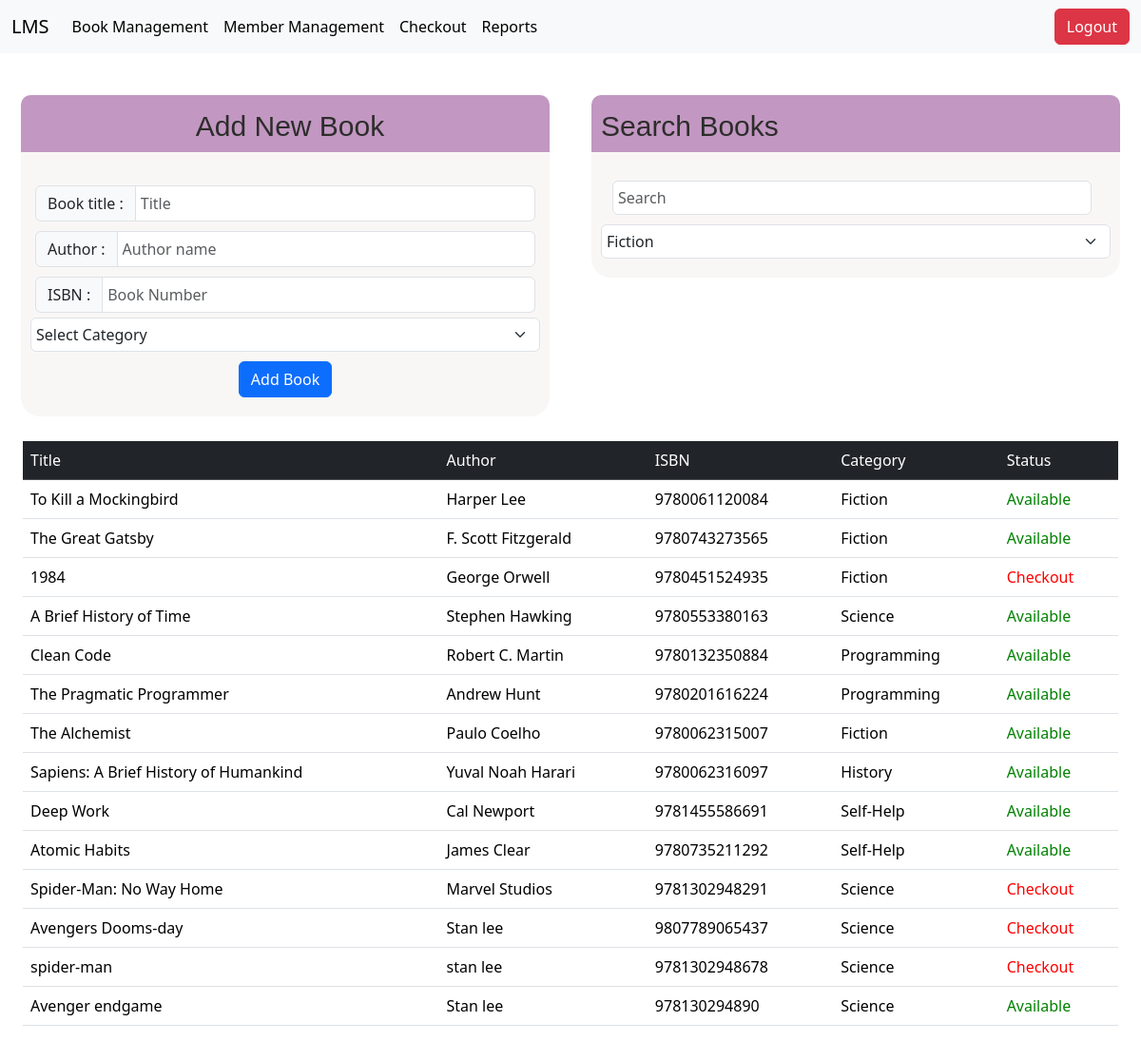
/bookview/ (signed in), run on the app's committed database.
### library/models.py (models this page shows)
class Books(models.Model):
    title=models.CharField(max_length=100)
    author=models.EmailField(max_length=100)
    isbn=models.CharField(max_length=10)
    category=models.CharField(max_length=20)
    status=models.CharField(default="Available")

### library/views.py (the view)
# urls.py: path("", lambda request: redirect("retriving_data_book")),
@login_required(login_url="/loginview/")
def retriving_data_book(request):
    checkout_title=Checkouts.objects.values_list("book_title",flat=True)
    books=Books.objects.all()
    books_list=[]
    for i in books:
         books_list.append({
              "id":i.id,
              "title":i.title,
              "author":i.author,
              "isbn":i.isbn,
              "category":i.category,
              "status":"Checkout" if i.title in checkout_title else "Available"
         })
    context={"books":books_list}
    return render(request,"books.html",context)

### library/templates/books.html (shortened to what this page needs)
{% load static %}
<!DOCTYPE html>
<html lang="en">
<head>
    <link href="https://cdn.jsdelivr.net/npm/bootstrap@5.3.8/dist/css/bootstrap.min.css" rel="stylesheet">
</head>
<body>
    <div class="col-12 navbarpostion">
        <nav class="navbar navbar navbar-expand-lg bg-body-tertiary">
            <div class="container-fluid">
                <a class="navbar-brand" href="#">LMS</a>
                <div class="collapse navbar-collapse" id="navbarNavAltMarkup">
                    <div class="navbar-nav">
                        <a class="navlink nav-link active" id="bookView" href="{% url 'retriving_data_book' %}">Book Management</a>
                        <a class="nav-link active" id="memberView" href="{% url 'retriving_data_member' %}">Member Management</a>
                        <a class="nav-link active" id="checkoutView" href="{% url 'checkoutdata' %}">Checkout</a>
                        <a class="nav-link active" id="reportView" href="{% url 'reports' %}">Reports</a>
                    </div>
                    <a href="{% url 'logout_page' %}" class="btnEl btn btn-danger">Logout</a>
                </div>
            </div>
        </nav>
    </div>
    <div class="container-fluid">
      <div class="row">
        <div class="col-md-6 text-center">
            <div class="register_container">
              <h1 class="header">Add New Book</h1>
              <form method="POST" action="{% url 'user_inserting_book' %}">
            <div class="Addbookbottomcontainer">
              <div class="input-group flex-nowrap">
              <span class="input-group-text" id="addon-wrapping">Book title :</span>
              <input type="text" class="form-control" placeholder="Title" name="title" aria-label="Username" aria-describedby="addon-wrapping">
              </div>
              <div class="input-group flex-nowrap">
              <span class="input-group-text" id="addon-wrapping">Author :</span>
              <input type="text" class="form-control" placeholder="Author name" name="author" aria-label="Username" aria-describedby="addon-wrapping">
              </div>
              <div class="input-group flex-nowrap">
              <span class="input-group-text" id="addon-wrapping">ISBN :</span>
              <input type="text" class="form-control" placeholder="Book Number" name="isbn" aria-label="Username" aria-describedby="addon-wrapping">
              </div>
              <select class="form-select" name="category" required>
                <option selected disabled>Select Category</option>
               </select>
               <button class="addbookbtn btn btn-primary">Add Book</button>
            </div>
            </form>
            </div>
        </div>
        <div class="col-md-6">
            <div class="register_container">
              <h1 class="header">Search Books</h1>
              <div class="searchbookbottomcontainer">
                <div class="searchbookinput container-fluid">
                    <form class="d-flex" role="search">
                    <input class="form-control me-2" type="search" id="searchBook" placeholder="Search" aria-label="Search"/>
                    </form>
                </div>
                <div class="Categoryselection">
              <select class="form-select" id="category" name="category" required>
                <option value="Fiction">Fiction</option>
                </select>
              </div>
              </div>
        </div>
    </div>
</div>
<div class="container-fluid mt-3">
    <div class="row">
<div class="col-12">
    <table class="table">
    <thead class="table-dark">
    <tr>
        <td>Title</td>
        <td>Author</td>
        <td>ISBN</td>
        <td>Category</td>
        <td>Status</td>
    </tr>
</thead>
<tbody id="bookData">
    {% for i in books %}
    <tr>
        <td>{{i.title}}</td>
        <td>{{i.author}}</td>
        <td>{{i.isbn}}</td>
        <td>{{i.category}}</td>
        {% if i.status == "Checkout" %}
        <td style="color:red">{{i.status}}</td>
        {% else %}
        <td style="color:green">{{i.status}}</td>
        {% endif %}
    </tr>
    {% endfor %}
</tbody>
</table>
</div>
</div>
</div>
</body>
</html>

### library/templates/books.html (style rules this page uses)
.register_container { border-radius:20px; background-color:rgb(249, 247, 246); margin:10px; padding-bottom: 10px; margin-top: 100px; }
.header { font-family: Helvetica; padding-left: 10px; padding-top: 15px; height: 60px; color: rgb(45, 45, 43); font-size: 30px; background-color:rgb(194, 151, 194); border-top-left-radius: 10px; border-top-right-radius: 10px; margin-bottom: 20px; }
.Addbookbottomcontainer, .searchbookbottomcontainer { padding: 10px; }
.input-group, .form-select, .form-control { width: 100%; max-width: 550px; padding: 5px; }
.addbookbtn { margin-top: 10px; }
.navbarpostion { position: fixed; top: 0; width: 100%; z-index: 1000; margin-bottom: 20px; }
.btnEl { margin-left: auto; }
.Categoryselection { margin-top: 10px; }

### data on the page
Books: title "To Kill a Mockingbird", author "Harper Lee", isbn "9780061120084", category "Fiction"
Books: title "The Great Gatsby", author "F. Scott Fitzgerald", isbn "9780743273565", category "Fiction"
Books: title "1984", author "George Orwell", isbn "9780451524935", category "Fiction"
Books: title "A Brief History of Time", author "Stephen Hawking", isbn "9780553380163", category "Science"
Books: title "Clean Code", author "Robert C. Martin", isbn "9780132350884", category "Programming"
Books: title "The Pragmatic Programmer", author "Andrew Hunt", isbn "9780201616224", category "Programming"
Books: title "The Alchemist", author "Paulo Coelho", isbn "9780062315007", category "Fiction"
Books: title "Sapiens: A Brief History of Humankind", author "Yuval Noah Harari", isbn "9780062316097", category "History"
Books: title "Deep Work", author "Cal Newport", isbn "9781455586691", category "Self-Help"
Books: title "Atomic Habits", author "James Clear", isbn "9780735211292", category "Self-Help"
Books: title "Spider-Man: No Way Home", author "Marvel Studios", isbn "9781302948291", category "Science"
Books: title "Avengers Dooms-day", author "Stan lee", isbn "9807789065437", category "Science"
Books: title "spider-man", author "stan lee", isbn "9781302948678", category "Science"
Books: title "Avenger endgame", author "Stan lee", isbn "978130294890", category "Science"

### other printed values
{{ i.status }} "Available" "Available" "Available" "Available" "Available" "Available" "Available" "Available" "Available" "Available"
{{ i.status }} "Checkout" "Checkout" "Checkout" "Checkout"
